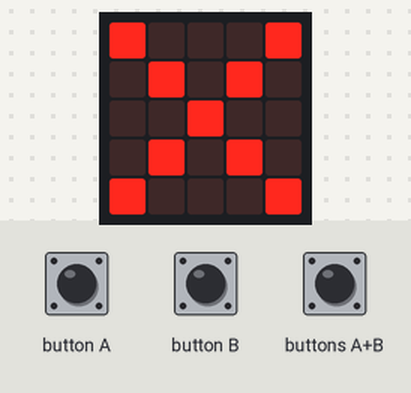
A program run on a simulated BBC micro:bit (MakeCode). On the bench: the board's 5×5 LED display. Inputs (shaded band) come from the test bench.

Above: at 1.2 s.
1.3 s: buttons A+B pressed for 0.15 s
At 1.62 s:
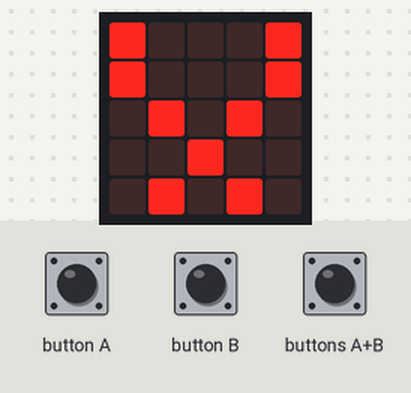
2.0 s: button A pressed for 0.15 s
At 2.42 s:
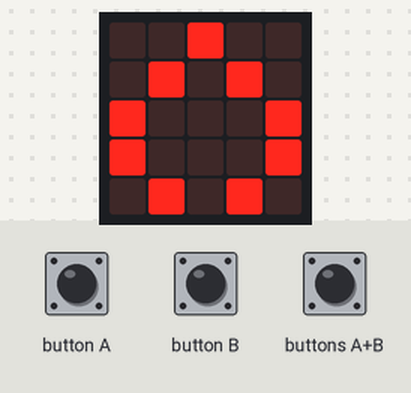
2.7 s: button B pressed for 0.15 s
At 3.01 s:
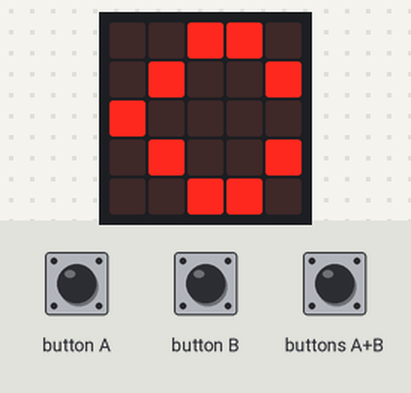
3.4 s: buttons A+B pressed for 1 s
At 4.67 s:
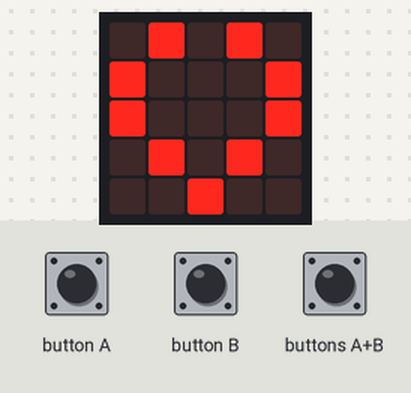
Timing chart, 0 to 6.0 s (numbered marks = the images above; inputs shaded):
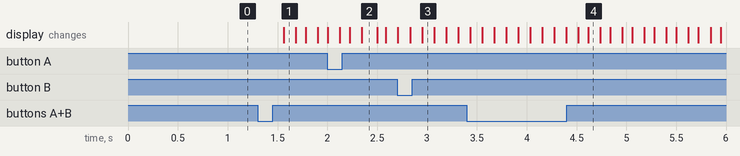

The program:

main.ts
```typescript
input.onButtonPressed(Button.A, function () {
    change = 1
})
input.onButtonPressed(Button.AB, function () {
    change = 3
})
input.onButtonPressed(Button.B, function () {
    change = 2
})
let change = 0
let list = [
[
1,
0,
0,
0,
1
],
[
0,
1,
0,
1,
0
],
[
0,
0,
1,
0,
0
],
[
0,
1,
0,
1,
0
],
[
1,
0,
0,
0,
1
]
]
for (let y = 0; y <= 4; y++) {
    for (let x = 0; x <= 4; x++) {
        if (list[y][x] == 1) {
            led.plot(x, y)
        } else {
            led.unplot(x, y)
        }
    }
}
change = 0
basic.forever(function () {
    if (change == 1) {
        for (let y = 0; y <= 4; y++) {
            for (let x = 0; x <= 4; x++) {
                if (list[y][x] == 1) {
                    led.plot(x, y)
                } else {
                    led.unplot(x, y)
                }
            }
        }
        list.unshift(list.pop())
        basic.pause(100)
    } else if (change == 2) {
        for (let y2 = 0; y2 <= 4; y2++) {
            for (let x2 = 0; x2 <= 4; x2++) {
                if (list[x2][y2] == 1) {
                    led.plot(x2, y2)
                } else {
                    led.unplot(x2, y2)
                }
            }
        }
        list.unshift(list.pop())
        basic.pause(100)
    } else if (change == 3) {
        for (let y3 = 0; y3 <= 4; y3++) {
            for (let x3 = 0; x3 <= 4; x3++) {
                if (list[x3][y3] == 1) {
                    led.plot(x3, y3)
                } else {
                    led.unplot(x3, y3)
                }
            }
        }
        list.unshift(list.pop())
        basic.pause(100)
        for (let y3 = 0; y3 <= 4; y3++) {
            for (let x3 = 0; x3 <= 4; x3++) {
                if (list[y3][x3] == 1) {
                    led.plot(x3, y3)
                } else {
                    led.unplot(x3, y3)
                }
            }
        }
        list.unshift(list.pop())
        basic.pause(100)
    }
})
```

test.ts
```typescript
// 在這裡測試；當此封包作為擴充功能時，將不會編譯此內容。
```

Measured:
- after the input at 1.3 s, the display: changes after 0.26 s (image 1)
- after the input at 2.0 s, the display: first differs from a run without the input after 0.35 s (image 2)
- after the input at 2.7 s, the display: first differs from a run without the input after 0.25 s (image 3)
- after the input at 3.4 s, the display: first differs from a run without the input after 1.2 s (image 4)
